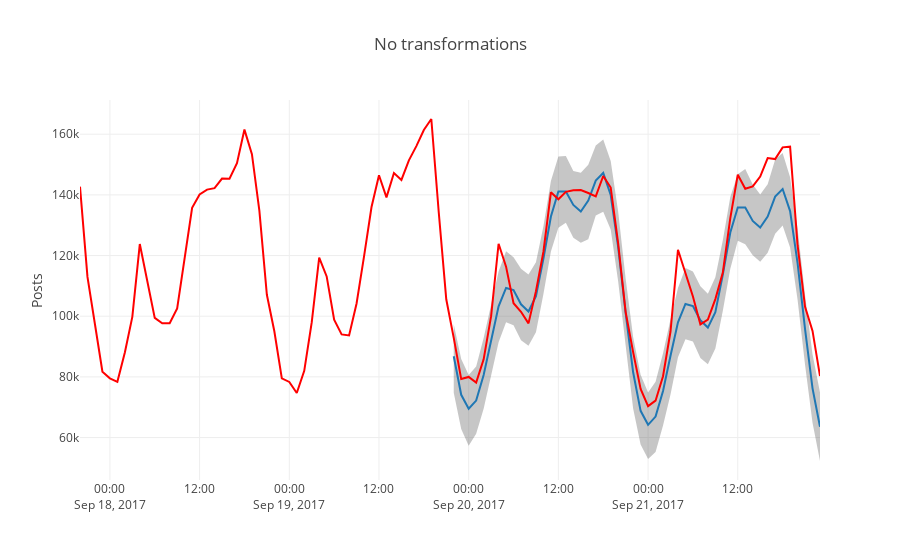
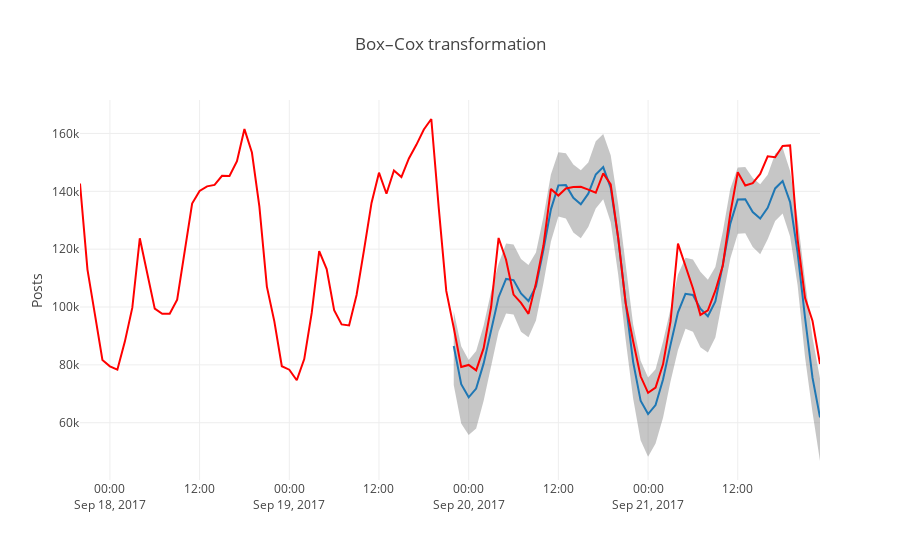

Notebook code cell kept with these figures, in order:
### Code cell
show_forecast(cmp_df, prediction_size, 100, 'No transformations')
show_forecast(cmp_df2, prediction_size, 100, 'Box–Cox transformation')
